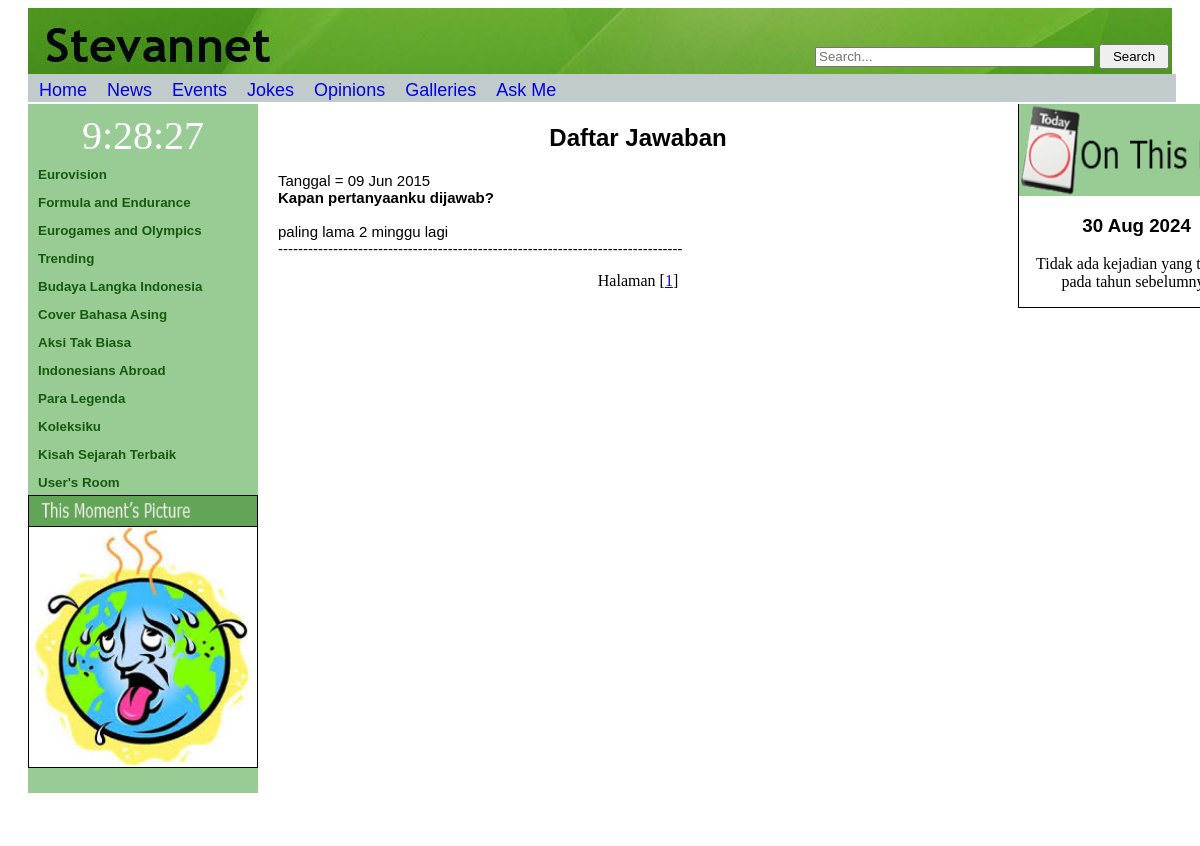
Before: /questions.php with the older database file.
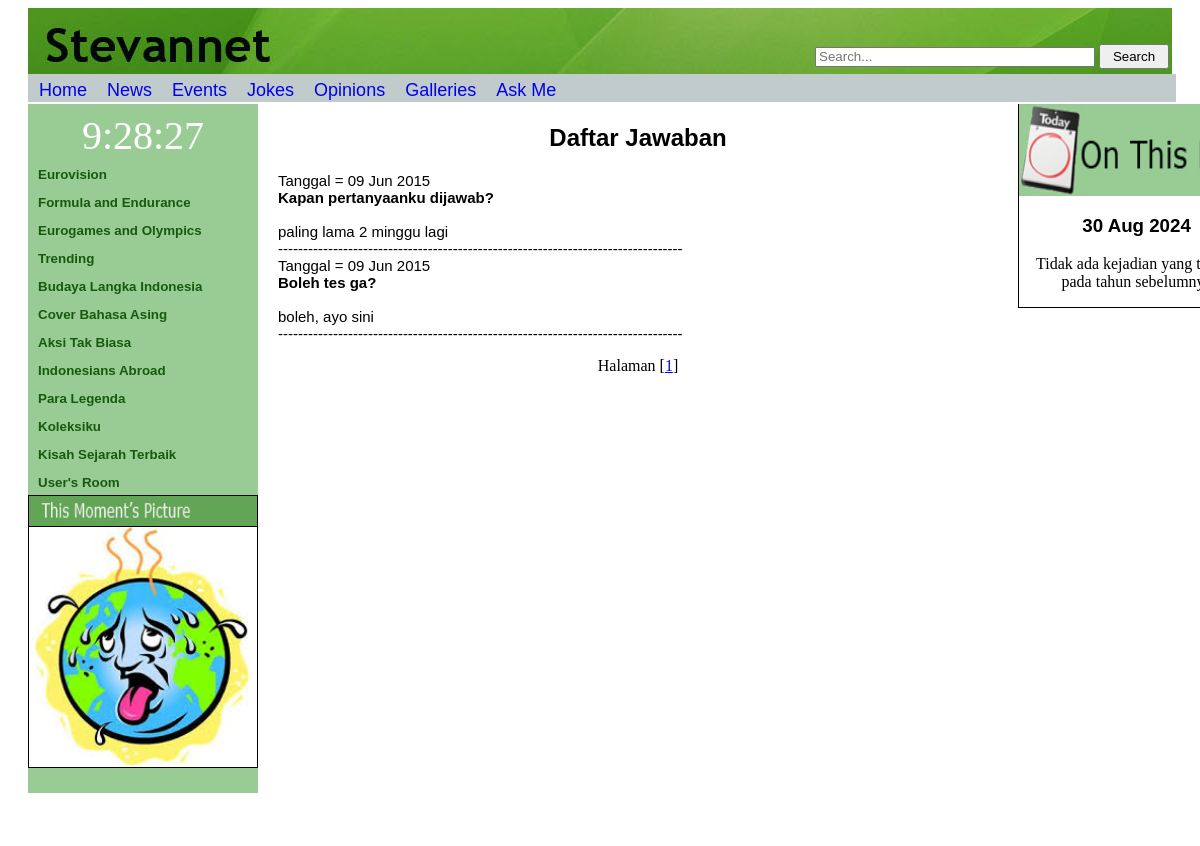
After: the same page with the newer database file.
### tables this page shows
CREATE TABLE `questions` (
  `id` int(11) NOT NULL,
  `pertanyaan` text DEFAULT NULL,
  `tanggal_dimuat` varchar(20) DEFAULT NULL,
  `jawaban` text DEFAULT NULL,
  `username` varchar(100) NOT NULL
);

### questions.php (the view, shortened to what this page needs)
<html>
	<head>
		<link rel="stylesheet" href="penampilan.css">
		<div id="header">
			<div id="searchform">
				<form class="search" action="searches.php">
					<?php
						include("searchMenu.php");
					?>
				</form>
			</div>
		</div>
		<?php
			include("menuAtas.php");
		?>
	</head>
	<body onload="startTime()">
		<div class="leftside">
			<?php
				require("leftDIV.php");
			?>
		</div>
		<div class="center">
			<h2 id="askmeJudul">
				<center>Daftar Jawaban</center>
			</h2>
			<p>
				<?php
					include "db.inc.php";
					$halaman=isset($_GET['page'])?(int) $_GET['page']:1;
					$offset=($halaman-1)*10;
					$sqlstr = "SELECT * from questions WHERE jawaban IS NOT NULL ORDER BY tanggal_dimuat DESC limit $offset,10";
					$hasil=mysqli_query($connection, $sqlstr);
					$row=mysqli_fetch_row($hasil);
					do{
						list($id,$pertanyaan,$tanggal_muat,$jawaban) = $row;
						echo "Tanggal = $tanggal_muat<br><b>$pertanyaan</b><br><br>$jawaban<br>";
						echo "---------------------------------------------------------------------------------<br>";
					}while($row=mysqli_fetch_row($hasil));
					$sqlstr = "SELECT * from questions WHERE jawaban IS NOT NULL";
					$hasil_2 = mysqli_query($connection, $sqlstr);
					$jumlah = mysqli_num_rows($hasil_2);
					$i=$jumlah/10;
					$i=ceil($i);
					echo "<center>Halaman ";
					for($j=1;$j<=$i;$j++)
					{
						$awal = (($j-1)*4+$j)-1;
						echo "[<a href='questions.php?awal=$awal&page=$j'>$j</a>]";
					}
				?>
			</p>
		</div>
		<div class="right">
			<?php
				require("rightDIV.php");
			?>
		</div>
		<div class="footer">
		</div>
	</body>
</html>

Changed rows visible on the page:
now on this page (row edited): questions: tanggal_dimuat "09 Jun 2015", pertanyaan "Boleh tes ga?", jawaban "boleh, ayo sini"
